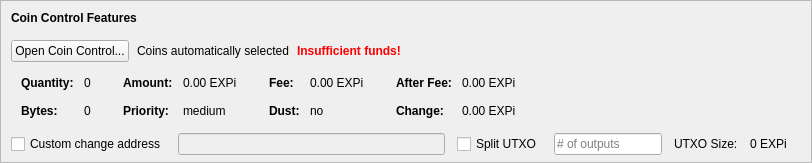
    <widget class="QFrame" name="frameCoinControl">
     <property name="sizePolicy">
      <sizepolicy hsizetype="Expanding" vsizetype="Expanding">
       <horstretch>0</horstretch>
       <verstretch>0</verstretch>
      </sizepolicy>
     </property>
     <property name="maximumSize">
      <size>
       <width>16777215</width>
       <height>16777215</height>
      </size>
     </property>
     <property name="frameShape">
      <enum>QFrame::StyledPanel</enum>
     </property>
     <property name="frameShadow">
      <enum>QFrame::Sunken</enum>
     </property>
     <layout class="QVBoxLayout" name="verticalLayoutCoinControl2">
      <property name="spacing">
       <number>0</number>
      </property>
      <property name="leftMargin">
       <number>0</number>
      </property>
      <property name="topMargin">
       <number>0</number>
      </property>
      <property name="rightMargin">
       <number>0</number>
      </property>
      <property name="bottomMargin">
       <number>6</number>
      </property>
      <item>
       <layout class="QVBoxLayout" name="verticalLayoutCoinControl" stretch="0,0,0,0,1">
        <property name="spacing">
         <number>0</number>
        </property>
        <property name="leftMargin">
         <number>10</number>
        </property>
        <property name="topMargin">
         <number>10</number>
        </property>
        <item>
         <layout class="QHBoxLayout" name="horizontalLayoutCoinControl1">
          <property name="bottomMargin">
           <number>15</number>
          </property>
          <item>
           <widget class="QLabel" name="labelCoinControlFeatures">
            <property name="sizePolicy">
             <sizepolicy hsizetype="Preferred" vsizetype="Maximum">
              <horstretch>0</horstretch>
              <verstretch>0</verstretch>
             </sizepolicy>
            </property>
            <property name="font">
             <font>
              <weight>75</weight>
              <bold>true</bold>
             </font>
            </property>
            <property name="styleSheet">
             <string notr="true">font-weight:bold;</string>
            </property>
            <property name="text">
             <string>Coin Control Features</string>
            </property>
           </widget>
          </item>
         </layout>
        </item>
        <item>
         <layout class="QHBoxLayout" name="horizontalLayoutCoinControl2" stretch="0,0,0,0">
          <property name="spacing">
           <number>8</number>
          </property>
          <property name="bottomMargin">
           <number>10</number>
          </property>
          <item>
           <widget class="QPushButton" name="pushButtonCoinControl">
            <property name="styleSheet">
             <string notr="true"/>
            </property>
            <property name="text">
             <string>Open Coin Control...</string>
            </property>
            <property name="autoDefault">
             <bool>false</bool>
            </property>
           </widget>
          </item>
          <item>
           <widget class="QLabel" name="labelCoinControlAutomaticallySelected">
            <property name="text">
             <string>Coins automatically selected</string>
            </property>
            <property name="margin">
             <number>5</number>
            </property>
           </widget>
          </item>
          <item>
           <widget class="QLabel" name="labelCoinControlInsuffFunds">
            <property name="font">
             <font>
              <weight>75</weight>
              <bold>true</bold>
             </font>
            </property>
            <property name="styleSheet">
             <string notr="true">color:red;font-weight:bold;</string>
            </property>
            <property name="text">
             <string>Insufficient funds!</string>
            </property>
            <property name="margin">
             <number>5</number>
            </property>
           </widget>
          </item>
          <item>
           <spacer name="horizontalSpacerCoinControl">
            <property name="orientation">
             <enum>Qt::Horizontal</enum>
            </property>
            <property name="sizeHint" stdset="0">
             <size>
              <width>40</width>
              <height>1</height>
             </size>
            </property>
           </spacer>
          </item>
         </layout>
        </item>
        <item>
         <widget class="QWidget" name="widgetCoinControl" native="true">
          <property name="sizePolicy">
           <sizepolicy hsizetype="Preferred" vsizetype="Preferred">
            <horstretch>0</horstretch>
            <verstretch>0</verstretch>
           </sizepolicy>
          </property>
          <property name="minimumSize">
           <size>
            <width>0</width>
            <height>0</height>
           </size>
          </property>
          <property name="styleSheet">
           <string notr="true"/>
          </property>
          <layout class="QHBoxLayout" name="horizontalLayoutCoinControl5">
           <property name="leftMargin">
            <number>0</number>
           </property>
           <property name="topMargin">
            <number>0</number>
           </property>
           <property name="rightMargin">
            <number>0</number>
           </property>
           <property name="bottomMargin">
            <number>0</number>
           </property>
           <item>
            <layout class="QHBoxLayout" name="horizontalLayoutCoinControl3" stretch="0,0,0,1">
             <property name="spacing">
              <number>20</number>
             </property>
             <property name="topMargin">
              <number>0</number>
             </property>
             <property name="bottomMargin">
              <number>10</number>
             </property>
             <item>
              <layout class="QFormLayout" name="formLayoutCoinControl1">
               <property name="horizontalSpacing">
                <number>10</number>
               </property>
               <property name="verticalSpacing">
                <number>14</number>
               </property>
               <property name="leftMargin">
                <number>10</number>
               </property>
               <property name="topMargin">
                <number>4</number>
               </property>
               <property name="rightMargin">
                <number>6</number>
               </property>
               <item row="0" column="0">
                <widget class="QLabel" name="labelCoinControlQuantityText">
                 <property name="font">
                  <font>
                   <weight>75</weight>
                   <bold>true</bold>
                  </font>
                 </property>
                 <property name="text">
                  <string>Quantity:</string>
                 </property>
                 <property name="margin">
                  <number>0</number>
                 </property>
                </widget>
               </item>
               <item row="0" column="1">
                <widget class="QLabel" name="labelCoinControlQuantity">
                 <property name="cursor">
                  <cursorShape>IBeamCursor</cursorShape>
                 </property>
                 <property name="contextMenuPolicy">
                  <enum>Qt::ActionsContextMenu</enum>
                 </property>
                 <property name="text">
                  <string notr="true">0</string>
                 </property>
                 <property name="margin">
                  <number>0</number>
                 </property>
                 <property name="textInteractionFlags">
                  <set>Qt::LinksAccessibleByMouse|Qt::TextSelectableByKeyboard|Qt::TextSelectableByMouse</set>
                 </property>
                </widget>
               </item>
               <item row="1" column="0">
                <widget class="QLabel" name="labelCoinControlBytesText">
                 <property name="font">
                  <font>
                   <weight>75</weight>
                   <bold>true</bold>
                  </font>
                 </property>
                 <property name="text">
                  <string>Bytes:</string>
                 </property>
                </widget>
               </item>
               <item row="1" column="1">
                <widget class="QLabel" name="labelCoinControlBytes">
                 <property name="cursor">
                  <cursorShape>IBeamCursor</cursorShape>
                 </property>
                 <property name="contextMenuPolicy">
                  <enum>Qt::ActionsContextMenu</enum>
                 </property>
                 <property name="text">
                  <string notr="true">0</string>
                 </property>
                 <property name="textInteractionFlags">
                  <set>Qt::LinksAccessibleByMouse|Qt::TextSelectableByKeyboard|Qt::TextSelectableByMouse</set>
                 </property>
                </widget>
               </item>
              </layout>
             </item>
             <item>
              <layout class="QFormLayout" name="formLayoutCoinControl2">
               <property name="horizontalSpacing">
                <number>10</number>
               </property>
               <property name="verticalSpacing">
                <number>14</number>
               </property>
               <property name="leftMargin">
                <number>6</number>
               </property>
               <property name="topMargin">
                <number>4</number>
               </property>
               <property name="rightMargin">
                <number>6</number>
               </property>
               <item row="0" column="0">
                <widget class="QLabel" name="labelCoinControlAmountText">
                 <property name="font">
                  <font>
                   <weight>75</weight>
                   <bold>true</bold>
                  </font>
                 </property>
                 <property name="text">
                  <string>Amount:</string>
                 </property>
                 <property name="margin">
                  <number>0</number>
                 </property>
                </widget>
               </item>
               <item row="0" column="1">
                <widget class="QLabel" name="labelCoinControlAmount">
                 <property name="cursor">
                  <cursorShape>IBeamCursor</cursorShape>
                 </property>
                 <property name="contextMenuPolicy">
                  <enum>Qt::ActionsContextMenu</enum>
                 </property>
                 <property name="text">
                  <string notr="true">0.00 EXPi</string>
                 </property>
                 <property name="textInteractionFlags">
                  <set>Qt::LinksAccessibleByMouse|Qt::TextSelectableByKeyboard|Qt::TextSelectableByMouse</set>
                 </property>
                </widget>
               </item>
               <item row="1" column="0">
                <widget class="QLabel" name="labelCoinControlPriorityText">
                 <property name="font">
                  <font>
                   <weight>75</weight>
                   <bold>true</bold>
                  </font>
                 </property>
                 <property name="text">
                  <string>Priority:</string>
                 </property>
                </widget>
               </item>
               <item row="1" column="1">
                <widget class="QLabel" name="labelCoinControlPriority">
                 <property name="cursor">
                  <cursorShape>IBeamCursor</cursorShape>
                 </property>
                 <property name="contextMenuPolicy">
                  <enum>Qt::ActionsContextMenu</enum>
                 </property>
                 <property name="text">
                  <string>medium</string>
                 </property>
                 <property name="textInteractionFlags">
                  <set>Qt::LinksAccessibleByMouse|Qt::TextSelectableByKeyboard|Qt::TextSelectableByMouse</set>
                 </property>
                </widget>
               </item>
              </layout>
             </item>
             <item>
              <layout class="QFormLayout" name="formLayoutCoinControl3">
               <property name="horizontalSpacing">
                <number>10</number>
               </property>
               <property name="verticalSpacing">
                <number>14</number>
               </property>
               <property name="leftMargin">
                <number>6</number>
               </property>
               <property name="topMargin">
                <number>4</number>
               </property>
               <property name="rightMargin">
                <number>6</number>
               </property>
               <item row="0" column="0">
                <widget class="QLabel" name="labelCoinControlFeeText">
                 <property name="font">
                  <font>
                   <weight>75</weight>
                   <bold>true</bold>
                  </font>
                 </property>
                 <property name="text">
                  <string>Fee:</string>
                 </property>
                 <property name="margin">
                  <number>0</number>
                 </property>
                </widget>
               </item>
               <item row="0" column="1">
                <widget class="QLabel" name="labelCoinControlFee">
                 <property name="cursor">
                  <cursorShape>IBeamCursor</cursorShape>
                 </property>
                 <property name="contextMenuPolicy">
                  <enum>Qt::ActionsContextMenu</enum>
                 </property>
                 <property name="text">
                  <string notr="true">0.00 EXPi</string>
                 </property>
                 <property name="textInteractionFlags">
                  <set>Qt::LinksAccessibleByMouse|Qt::TextSelectableByKeyboard|Qt::TextSelectableByMouse</set>
                 </property>
                </widget>
               </item>
               <item row="1" column="0">
                <widget class="QLabel" name="labelCoinControlLowOutputText">
                 <property name="font">
                  <font>
                   <weight>75</weight>
                   <bold>true</bold>
                  </font>
                 </property>
                 <property name="text">
                  <string>Dust:</string>
                 </property>
                </widget>
               </item>
               <item row="1" column="1">
                <widget class="QLabel" name="labelCoinControlLowOutput">
                 <property name="cursor">
                  <cursorShape>IBeamCursor</cursorShape>
                 </property>
                 <property name="contextMenuPolicy">
                  <enum>Qt::ActionsContextMenu</enum>
                 </property>
                 <property name="text">
                  <string>no</string>
                 </property>
                 <property name="textInteractionFlags">
                  <set>Qt::LinksAccessibleByMouse|Qt::TextSelectableByKeyboard|Qt::TextSelectableByMouse</set>
                 </property>
                </widget>
               </item>
              </layout>
             </item>
             <item>
              <layout class="QFormLayout" name="formLayoutCoinControl4">
               <property name="horizontalSpacing">
                <number>10</number>
               </property>
               <property name="verticalSpacing">
                <number>14</number>
               </property>
               <property name="leftMargin">
                <number>6</number>
               </property>
               <property name="topMargin">
                <number>4</number>
               </property>
               <property name="rightMargin">
                <number>6</number>
               </property>
               <item row="0" column="0">
                <widget class="QLabel" name="labelCoinControlAfterFeeText">
                 <property name="font">
                  <font>
                   <weight>75</weight>
                   <bold>true</bold>
                  </font>
                 </property>
                 <property name="text">
                  <string>After Fee:</string>
                 </property>
                 <property name="margin">
                  <number>0</number>
                 </property>
                </widget>
               </item>
               <item row="0" column="1">
                <widget class="QLabel" name="labelCoinControlAfterFee">
                 <property name="cursor">
                  <cursorShape>IBeamCursor</cursorShape>
                 </property>
                 <property name="contextMenuPolicy">
                  <enum>Qt::ActionsContextMenu</enum>
                 </property>
                 <property name="text">
                  <string notr="true">0.00 EXPi</string>
                 </property>
                 <property name="textInteractionFlags">
                  <set>Qt::LinksAccessibleByMouse|Qt::TextSelectableByKeyboard|Qt::TextSelectableByMouse</set>
                 </property>
                </widget>
               </item>
               <item row="1" column="0">
                <widget class="QLabel" name="labelCoinControlChangeText">
                 <property name="font">
                  <font>
                   <weight>75</weight>
                   <bold>true</bold>
                  </font>
                 </property>
                 <property name="text">
                  <string>Change:</string>
                 </property>
                </widget>
               </item>
               <item row="1" column="1">
                <widget class="QLabel" name="labelCoinControlChange">
                 <property name="cursor">
                  <cursorShape>IBeamCursor</cursorShape>
                 </property>
                 <property name="contextMenuPolicy">
                  <enum>Qt::ActionsContextMenu</enum>
                 </property>
                 <property name="text">
                  <string notr="true">0.00 EXPi</string>
                 </property>
                 <property name="textInteractionFlags">
                  <set>Qt::LinksAccessibleByMouse|Qt::TextSelectableByKeyboard|Qt::TextSelectableByMouse</set>
                 </property>
                </widget>
               </item>
              </layout>
             </item>
            </layout>
           </item>
          </layout>
         </widget>
        </item>
        <item>
         <layout class="QHBoxLayout" name="horizontalLayoutCoinControl4" stretch="0,0,0,0,0,0,0">
          <property name="spacing">
           <number>12</number>
          </property>
          <property name="sizeConstraint">
           <enum>QLayout::SetDefaultConstraint</enum>
          </property>
          <property name="topMargin">
           <number>5</number>
          </property>
          <property name="rightMargin">
           <number>5</number>
          </property>
          <item>
           <widget class="QCheckBox" name="checkBoxCoinControlChange">
            <property name="toolTip">
             <string>If this is activated, but the change address is empty or invalid, change will be sent to a newly generated address.</string>
            </property>
            <property name="text">
             <string>Custom change address</string>
            </property>
           </widget>
          </item>
          <item>
           <widget class="QValidatedLineEdit" name="lineEditCoinControlChange">
            <property name="enabled">
             <bool>false</bool>
            </property>
            <property name="sizePolicy">
             <sizepolicy hsizetype="Expanding" vsizetype="Fixed">
              <horstretch>0</horstretch>
              <verstretch>0</verstretch>
             </sizepolicy>
            </property>
           </widget>
          </item>
          <item>
           <widget class="QCheckBox" name="splitBlockCheckBox">
            <property name="text">
             <string>Split UTXO</string>
            </property>
           </widget>
          </item>
          <item>
           <widget class="QLineEdit" name="splitBlockLineEdit">
            <property name="sizePolicy">
             <sizepolicy hsizetype="Fixed" vsizetype="Fixed">
              <horstretch>50</horstretch>
              <verstretch>0</verstretch>
             </sizepolicy>
            </property>
            <property name="placeholderText">
             <string># of outputs</string>
            </property>
           </widget>
          </item>
          <item>
           <widget class="QLabel" name="labelBlockSizeText">
            <property name="text">
             <string>UTXO Size:</string>
            </property>
           </widget>
          </item>
          <item>
           <widget class="QLabel" name="labelBlockSize">
            <property name="text">
             <string>0 EXPi</string>
            </property>
           </widget>
          </item>
          <item>
           <widget class="QLabel" name="labelCoinControlChangeLabel">
            <property name="sizePolicy">
             <sizepolicy hsizetype="Preferred" vsizetype="Expanding">
              <horstretch>0</horstretch>
              <verstretch>0</verstretch>
             </sizepolicy>
            </property>
            <property name="minimumSize">
             <size>
              <width>0</width>
              <height>0</height>
             </size>
            </property>
            <property name="text">
             <string/>
            </property>
            <property name="margin">
             <number>3</number>
            </property>
           </widget>
          </item>
         </layout>
        </item>
        <item>
         <spacer name="verticalSpacerCoinControl">
          <property name="orientation">
           <enum>Qt::Vertical</enum>
          </property>
          <property name="sizeHint" stdset="0">
           <size>
            <width>800</width>
            <height>1</height>
           </size>
          </property>
         </spacer>
        </item>
       </layout>
      </item>
     </layout>
    </widget>
